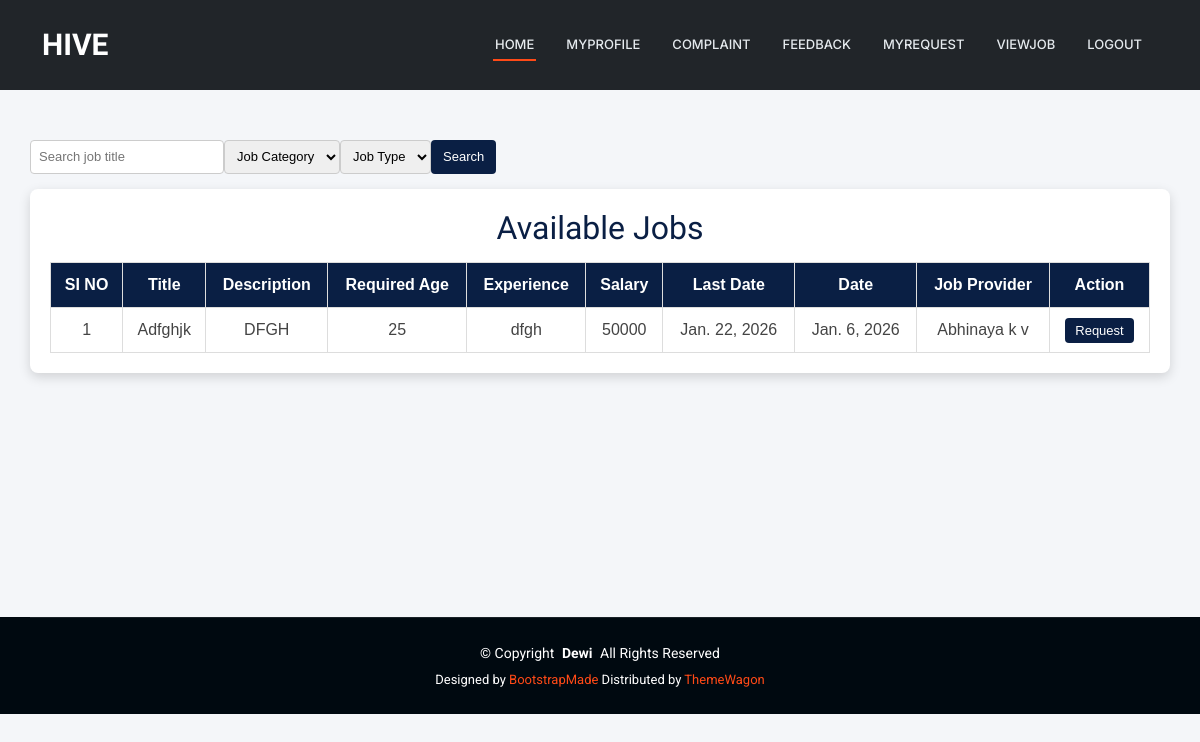
The page /User/ViewJob/ on the database as committed earlier.
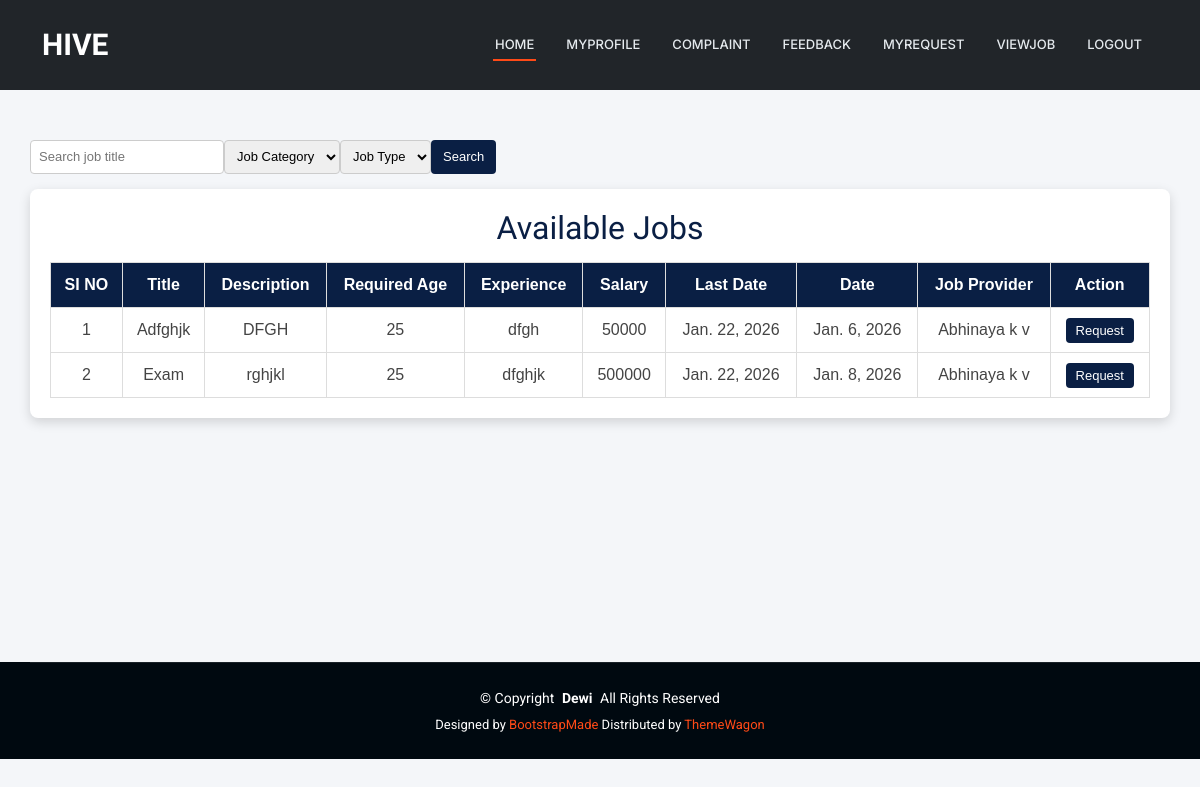
The same page on the database as committed later.
### JobProvider/models.py (models this page shows)
class tbl_job(models.Model):
    job_title=models.CharField(max_length=50)
    job_content=models.CharField(max_length=50)
    job_requriedage=models.CharField(max_length=50)
    job_experience=models.CharField(max_length=50)
    job_salary=models.CharField(max_length=50)
    job_lastdate=models.DateField()
    job_date=models.DateField(auto_now_add=True)
    job_status=models.IntegerField(default=0)
    jobprovider_id=models.ForeignKey(tbl_jobprovider,on_delete=models.CASCADE)
    jobcategory_id=models.ForeignKey(tbl_jobcategory,on_delete=models.CASCADE)
    jobtype_id=models.ForeignKey(tbl_jobtype,on_delete=models.CASCADE)

### Guest/models.py (models this page shows)
class tbl_jobprovider(models.Model):
   jobprovider_name = models.CharField(max_length=50)
   jobprovider_email = models.CharField(max_length=50)
   jobprovider_contact = models.CharField(max_length=50)
   jobprovider_address = models.CharField(max_length=100)
   jobprovider_photo = models.FileField(upload_to="Assets/JobProviderDocs/")
   jobprovider_proof = models.FileField(upload_to="Assets/JobProviderDocs/")
   jobprovider_status = models.IntegerField(default=0)
   jobprovider_doj = models.DateField(auto_now_add=True)
   jobprovider_password = models.CharField(max_length=50)
   place = models.ForeignKey(tbl_place,on_delete=models.CASCADE)

### User/views.py (the view)
# urls.py: path('ViewJob/',views.ViewJob,name="ViewJob"),
def ViewJob(request):
    jobdata=tbl_job.objects.filter(job_lastdate__gte=date.today())
    jobcategory=tbl_jobcategory.objects.filter()
    jobtype=tbl_jobtype.objects.filter()
    return render(request,'User/ViewJob.html',{'jobdata':jobdata,'jobcategory':jobcategory,'jobtype':jobtype})

### User/Templates/User/ViewJob.html (shortened to what this page needs)
{% extends 'User/Header.html' %}
{% block content %}
<head>
</head>
<div class="viewjob-wrapper">
    <div class="search-bar">
        <input type="text" name="q" placeholder="Search job title" id="search_text">
        <select name="category" id="sel_jobcategory">
            <option value="">Job Category</option>
        </select>
        <select name="type" id="sel_jobtype">
            <option value="">Job Type</option>
        </select>
        <button id="search_btn">Search</button>
    </div>
    <div class="viewjob-card">
        <h2>Available Jobs</h2>
        <table class="viewjob-table" id="result">
            <tr>
                <th>SI NO</th>
                <th>Title</th>
                <th>Description</th>
                <th>Required Age</th>
                <th>Experience</th>
                <th>Salary</th>
                <th>Last Date</th>
                <th>Date</th>
                <th>Job Provider</th>
                <th>Action</th>
            </tr>
            {% for i in jobdata %}
            <tr class="job-row">
                <td>{{ forloop.counter }}</td>
                <td class="job-title">{{ i.job_title }}</td>
                <td>{{ i.job_content }}</td>
                <td>{{ i.job_requriedage }}</td>
                <td>{{ i.job_experience }}</td>
                <td>{{ i.job_salary }}</td>
                <td>{{ i.job_lastdate }}</td>
                <td>{{ i.job_date }}</td>
                <td class="job-provider">{{ i.jobprovider_id.jobprovider_name }}</td>
                <td>
                    <a href="{% url 'User:Request' i.id %}" class="request-btn">Request</a>
                </td>
            </tr>
            {% empty %}
            <tr>
                <td colspan="10">No jobs found</td>
            </tr>
            {% endfor %}
        </table>
    </div>
</div>
<br><br><br><br><br>
{% endblock %}

Rows that differ between the two databases and show on the page:
added tbl_job: job_title "Exam", job_content "rghjkl", job_requriedage "25", job_experience "dfghjk", job_salary "500000", job_lastdate "Jan. 22, 2026", job_date "Jan. 8, 2026", jobprovider_id.jobprovider_name "Abhinaya k v"
